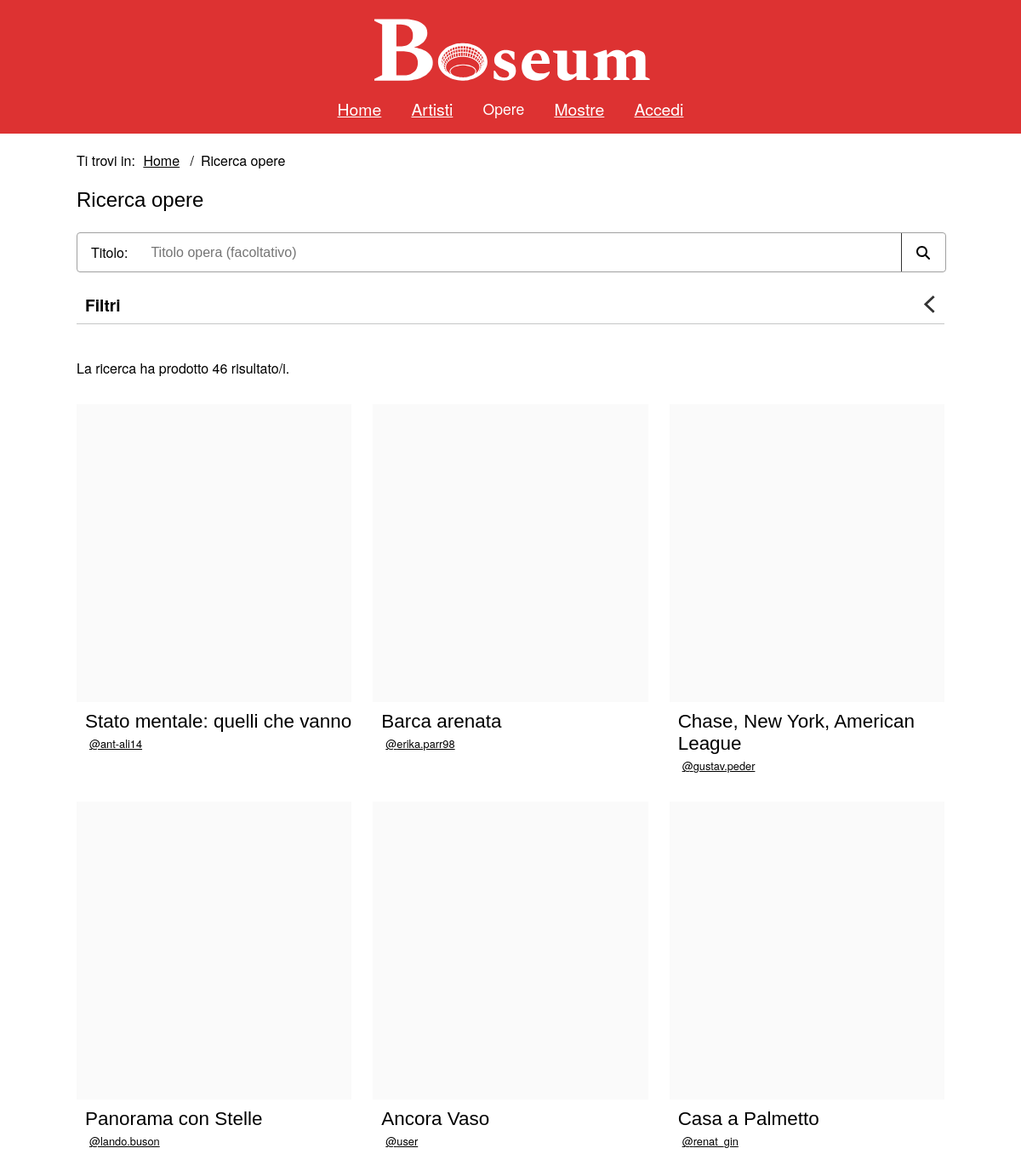
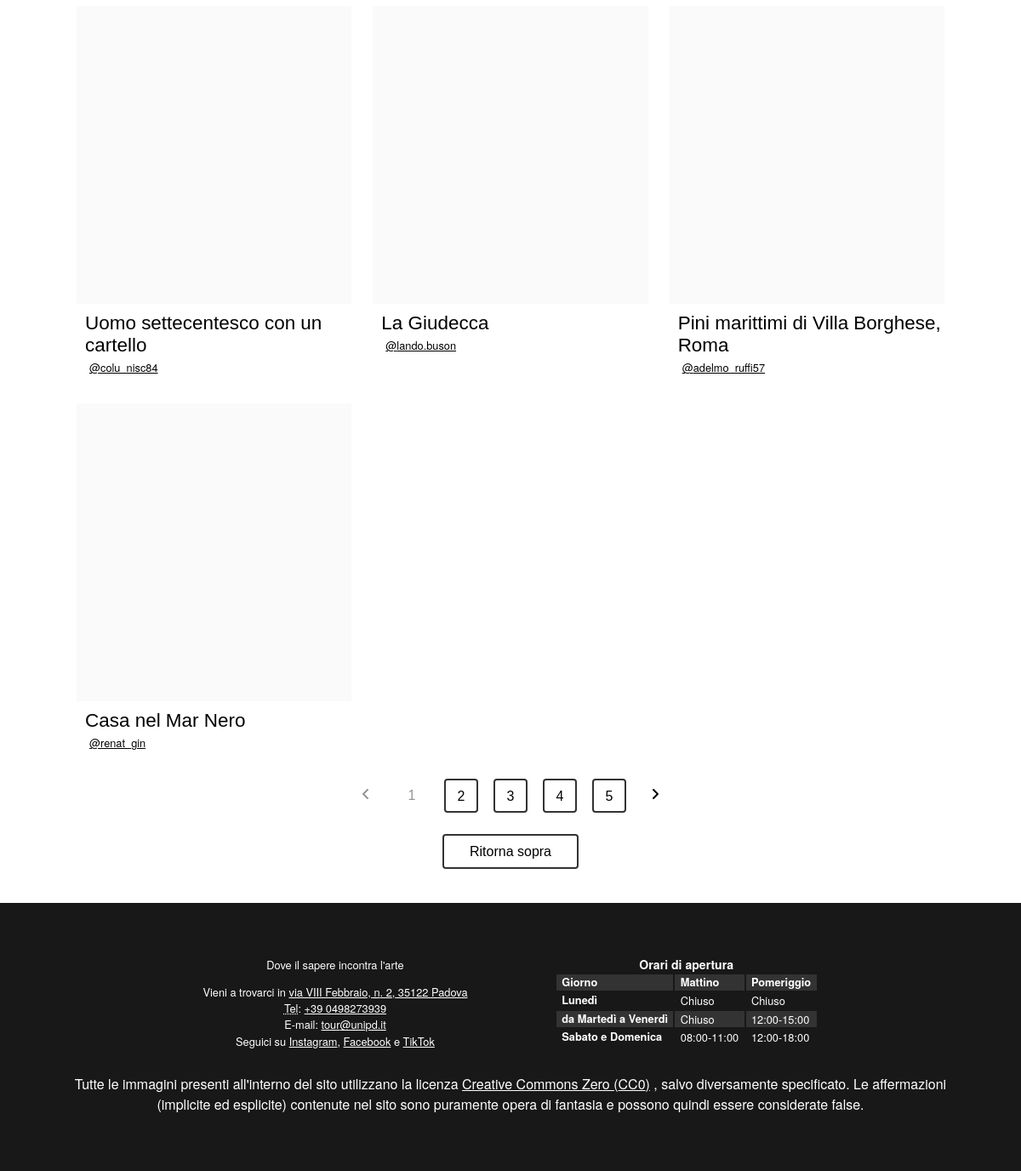
Screenshot of /php/opere.php with the database file from the repository (2 pictures, top to bottom).
### tables this page shows
CREATE TABLE `Artworks` (
  `id` int(11) NOT NULL,
  `title` varchar(100) NOT NULL,
  `main_image` varchar(100) NOT NULL,
  `description` varchar(1000) NOT NULL,
  `height` float DEFAULT NULL,
  `width` float DEFAULT NULL,
  `length` float DEFAULT NULL,
  `start_date` date DEFAULT NULL,
  `end_date` date DEFAULT NULL,
  `upload_time` timestamp NOT NULL DEFAULT current_timestamp(),
  `id_artist` int(11) NOT NULL
);

CREATE TABLE `Users` (
  `id` int(11) NOT NULL,
  `username` varchar(30) NOT NULL,
  `password` varchar(255) NOT NULL,
  `name` varchar(30) NOT NULL,
  `lastname` varchar(30) NOT NULL,
  `is_admin` tinyint(1) NOT NULL,
  `image` varchar(100) DEFAULT NULL,
  `birth_date` date DEFAULT NULL,
  `birth_place` varchar(30) DEFAULT NULL,
  `biography` varchar(1000) DEFAULT NULL,
  `experience` varchar(1000) DEFAULT NULL
);

### php/DBAccess.php (called while the page is built, shortened)
<?php
class DBAccess
{
    private $connection;
    public function openDBConnection()
    {
        try {
            $this->connection = mysqli_connect(
                self::HOST_DB,
                self::USERNAME,
                self::PASSWORD,
                self::DATABASE_NAME
            );
        } catch (\Exception $e) {
            return false;
        }
        return true;
    }
    public function getLabels()
    {
        $query = "SELECT * FROM Labels";
        $queryResult = mysqli_query($this->connection, $query) or DBAccess::errorDB(true);
        if (mysqli_num_rows($queryResult) != 0) {
            $result = array();
            while ($row = mysqli_fetch_array($queryResult, MYSQLI_ASSOC)) {
                $result[] = $row;
            }
            return $result;
        } else return null;
    }
    public function getArtworksQuery($text = "", $time = "", $height = "", $width = "", $depth = "", $labels = array())
    {
        $time_filter = "";
        $height_filter = "";
        $width_filter = "";
        $depth_filter = "";
        $labels_filter = "";
        $groupby_labels_filter = "";
        $query = "SELECT DISTINCT A1.id AS artistID, A1.title, A1.main_image, U1.id AS artworkID, U1.username
                    FROM (Artworks AS A1 JOIN Users AS U1 ON A1.id_artist = U1.id)
                    JOIN (
                        SELECT DISTINCT Artworks.id
                        FROM (Artworks LEFT OUTER JOIN Users ON Artworks.id_artist = Users.id) LEFT OUTER JOIN ArtworkLabels ON Artworks.id = ArtworkLabels.id_artwork
                        WHERE (Artworks.title LIKE '%$text%'
                            $time_filter
                            $height_filter
                            $width_filter
                            $depth_filter
                            $labels_filter
                        ) $groupby_labels_filter ) AS QR ON A1.id = QR.id
                    ORDER BY A1.upload_time DESC";
        $queryResult = mysqli_query($this->connection, $query) or DBAccess::errorDB(true);
        if (mysqli_num_rows($queryResult) != 0) {
            $result = array();
            while ($row = mysqli_fetch_array($queryResult, MYSQLI_ASSOC)) {
                $result[] = $row;
            }
            return $result;
        } else return null;
    }
}

### php/opere.php (the view, shortened to what this page needs)
<?php
require_once 'DBAccess.php';
require_once 'utils.php';
$isLoggedIn = isset($_SESSION['logged_id']);
$loginOrProfileTitle = $isLoggedIn ?
    "<a href=\"artista.php?id=" . $_SESSION['logged_id'] . "\"><span lang=\"en\">Account</span></a>" :
    "<a href=\"login.php\">Accedi</a>";
$connection = new DB\DBAccess();
$titleSearch = isset($_GET["title"]) ? $_GET["title"] : "";
$dateSearch = isset($_GET["date"]) ? $_GET["date"] : "";
$heightSearch =  isset($_GET["height"]) ? $_GET["height"] : "";
$widthSearch = isset($_GET["width"]) ? $_GET["width"] : "";
$depthSearch = isset($_GET["depth"]) ? $_GET["depth"] : "";
$labelSearch = array();
$labels = $connection->getLabels();
$labelsContainer = '';
if ($labels && sizeof($labels) > 0) {
    $labelsContainer = "<ul id=\"labels_list\">";
    foreach ($labels as $label) {
        $labelChecked = isset($_GET[$label['label']]) ? "checked" : "";
        $labelsContainer .= "
        <li>
            <input
                type=\"checkbox\"
                class=\"label_checkbox\"
                id=\"" . $label['label'] . "\"
                value=\"" . $label['label'] . "\"
                name=\"" . $label['label'] . "\"
                " . $labelChecked . ">
            <label for=\"" . $label['label'] . "\">" . ucfirst($label['label']) . "</label>
        </li>";
    }
    $labelsContainer .= "</ul>";
}
$artworks = $connection->getArtworksQuery($titleSearch, $dateSearch, $heightSearch, $widthSearch, $depthSearch, $labelSearch);
$dateRanges = array("1960-1970", "1970-1980", "1990-2000", "2000-2005", "2005-2010", "2010-2015", "2015-2020", "2020-2024");
$dateOptions = "<option value=\"\">-</option>";
foreach ($dateRanges as $date) {
    $dateSelected = $dateSearch == $date ? " selected" : "";
    $dateOptions .= "<option value=\"" . $date . "\"" . $dateSelected . ">" . $date . "</option>";
}
$heightRanges = array("0-20", "20-50", "50-80", "80-150", "150-300");
$heightOptions = "<option value=\"\">-</option>";
foreach ($heightRanges as $height) {
    $heightSelected = $heightSearch == $height ? " selected" : "";
    $heightOptions .= "<option value=\"" . $height . "\"" . $heightSelected . ">" . $height . "</option>";
}
$widthRanges = array("0-20", "20-50", "50-80", "80-150", "150-300");
$widthOptions = "<option value=\"\">-</option>";
foreach ($widthRanges as $width) {
    $widthSelected = $widthSearch == $width ? " selected" : "";
    $widthOptions .= "<option value=\"" . $width . "\"" . $widthSelected . ">" . $width . "</option>";
}
$depthRanges = array("0-20", "20-50", "50-80", "80-150", "150-300");
$depthOptions = "<option value=\"\">-</option>";
foreach ($depthRanges as $depth) {
    $depthSelected = $depthSearch == $depth ? " selected" : "";
    $depthOptions .= "<option value=\"" . $depth . "\"" . $depthSelected . ">" . $depth . "</option>";
}
$figuresContainer = "";
if ($artworks && sizeof($artworks) > 0) {
    $figuresContainer = "<div class=\"results_section\" id=\"paginated_section\">";
    foreach ($artworks as $artwork) {
        $idArtwork = $artwork['artistID'];
        $title = $artwork['title'];
        $mainImage = $artwork['main_image'];
        $idArtist = $artwork['artworkID'];
        $username = $artwork['username'];
        $figuresContainer .= "
        <figure class=\"gallery_item\">
            <div class=\"artwork_gallery_item_image\">
                <a aria-label=\"Visita la pagina dell'opera " . $title . "\"
                    href=\"opera.php?id=" . $idArtwork . "\">
                    <img src=\"" . $mainImage . "\" alt=\"\"/>
                </a>
            </div>
            <figcaption>
                <div class=\"artwork_gallery_item_title\">
                    <h3>" . $title . "</h3>
                </div>
                <div class=\"artist_mini_preview_info\">
                    <a href=\"artista.php?id=" . $idArtist . "\">" . $username . "</a>
                </div>
            </figcaption>
        </figure>";
    }
    $figuresContainer .= "</div>" . addPaginator();
}
$opere = file_get_contents("../templates/opere.html");
$opere = str_replace("{{login_or_profile_title}}", $loginOrProfileTitle, $opere);
$opere = str_replace("{{title}}", $titleSearch, $opere);
$opere = str_replace("{{date}}", $dateOptions, $opere);
$opere = str_replace("{{height}}", $heightOptions, $opere);
$opere = str_replace("{{width}}", $widthOptions, $opere);
$opere = str_replace("{{depth}}", $depthOptions, $opere);
$opere = str_replace("{{labels}}", $labelsContainer, $opere);
$opere = str_replace("{{count}}", $artworks ? sizeof($artworks) : 0, $opere);
$opere = str_replace("{{results}}", $figuresContainer, $opere);
echo ($opere);

### assets/CSS/mini.css (style rules this page uses)
header { display: flex; align-items: center; justify-content: space-between; }
header h1 { background-image: url("../images/logomini.png"); font-size: 3em; }
#menu { width: max-content; color: white; transition: transform 0.5s ease; z-index: 3; }
#menu nav { position: fixed; right: 0; top: 0; width: 100%; padding: 5em 0 3em 0; background: var(--headerBgColor); transform: translateY(-100%); transition: transform 0.5s ease; }
#menu nav ul { flex-direction: column; align-items: center; margin: auto; }
#menu nav ul li { padding-bottom: 15px; }
#menu nav a { visibility: hidden; }
.results_section { max-width: min(85vw, 1440px); display: block; margin: 30px auto; }
.artwork_gallery_item_image { max-height: 250px; min-height: unset; min-width: unset; }
footer { flex-wrap: wrap-reverse; }
footer div { padding: 2em 1em; }
.gallery_item { margin-top: 2em; max-width: unset; }

### assets/CSS/print.css (style rules this page uses)
html { padding: 0.5cm; }
h3, h4, h5, h6 { font-size: 1.5em; }
#menu { display: none; }
.breadcrumb, .breadcrumb li { display: inline; list-style: none; }
.breadcrumb li:after { content: "/"; padding: 1em; }
footer { margin-top: 2cm; }
#infofoot { border: 1px solid black; border-radius: 10px; text-align: center; font-size: 0.8em; }
#listinfofoot { list-style: none; }
#orariofoot { display: none; }
.gallery_item { padding: 0.5cm 0 0.5cm; display: flex; flex-direction: row; }
.artwork_gallery_item_title { padding: 1cm; }
.artwork_gallery_item_image, .gallery_item figcaption { display: inline-block; }
.artist_gallery_item_title, .artist_mini_preview_info { display: flex; }
.gallery_item figcaption .artist_mini_preview_info { margin-left: 1cm; }
.results_section .gallery_item { padding: 0.2cm; border: 0.5px solid grey; }

### rows the page displays
artworks: title "Stato mentale: quelli che vanno", id_artist.username "ant-ali14"
artworks: title "Barca arenata", id_artist.username "erika.parr98"
artworks: title "Chase, New York, American League", id_artist.username "gustav.peder"
artworks: title "Panorama con Stelle", id_artist.username "lando.buson"
artworks: title "Ancora Vaso", id_artist.username "user"
artworks: title "Casa a Palmetto", id_artist.username "renat_gin"
artworks: title "Uomo settecentesco con un cartello", id_artist.username "colu_nisc84"
artworks: title "La Giudecca", id_artist.username "lando.buson"
artworks: title "Pini marittimi di Villa Borghese, Roma", id_artist.username "adelmo_ruffi57"
artworks: title "Casa nel Mar Nero", id_artist.username "renat_gin"
